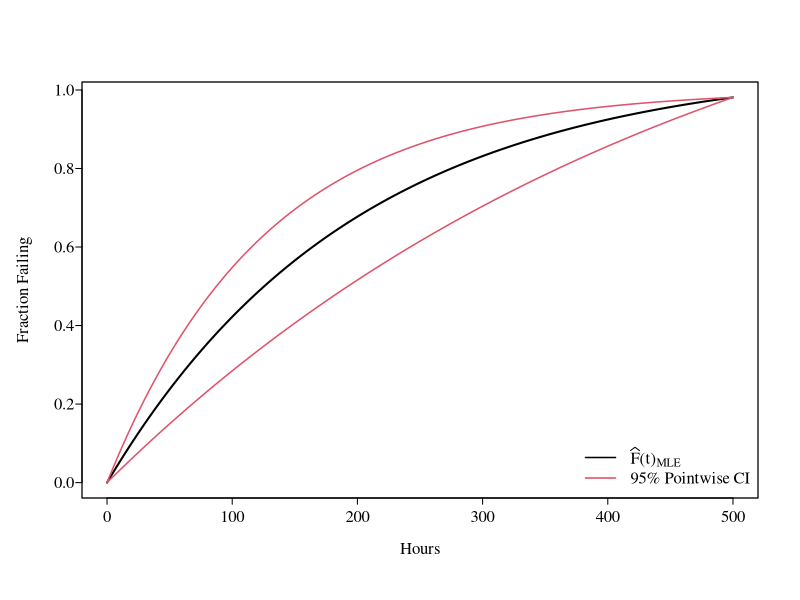
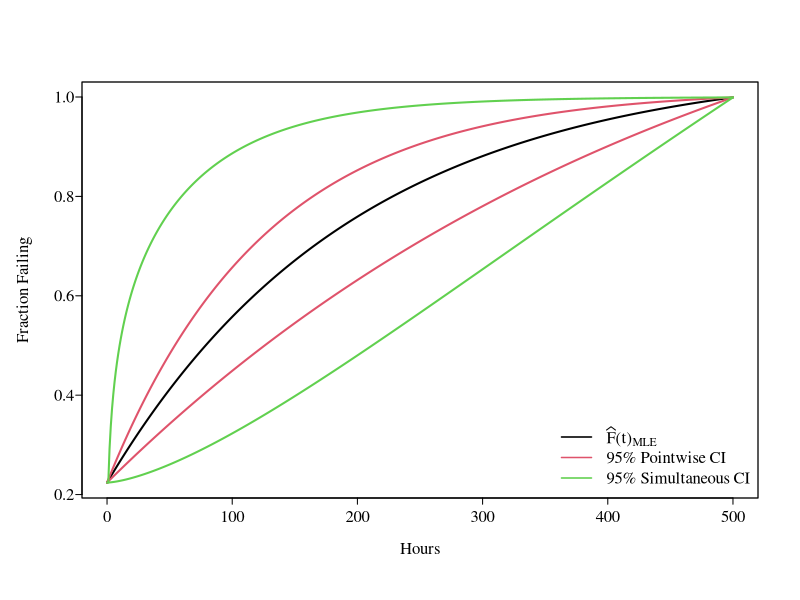

Write the R code that produced these figures, in order.
## ---- chunk 1
hours<-seq(0,500,1)
par(family="serif")
plot(hours,1-exp(-(hours/198.60)),axes=FALSE,xlab="",ylab="",type="l",lwd=2)
par(new=TRUE)
plot(hours,1-exp(-(hours/482.58)),axes=FALSE,xlab="",ylab="",type="l",lwd=1.5,col=2)
par(new=TRUE)
plot(hours,1-exp(-(hours/125.99)),axes=FALSE,xlab="",ylab="",type="l",lwd=1.5,col=2)
box(lwd=1.25)
axis(side = 1, tck = -.015, labels = NA)
axis(side = 2, tck = -.015, labels = NA)
axis(side = 1, lwd = 0, line = -.6)
axis(side = 2, lwd = 0, line = -.6, las = 1)
mtext(side = 1, "Hours", line = 2.0)
mtext(side = 2, "Fraction Failing", line = 2.5)
legend("bottomright", c(expression(widehat("F")*"(t)"[MLE]),expression("95% Pointwise CI")),
       lwd=c(rep(1.5,1.25)),col=c(1,2),cex=1,bty="n",xjust=0.5)
## ---- chunk 2
hours<-seq(0,500,1)
FM<-1-exp(-(hours/198.6))
FU<-1-exp(-(hours/125.99))
FL<-1-exp(-(hours/482.58))
par(family="serif")
plot(hours,FM,axes=FALSE,xlab="",ylab="",type="l",lwd=2)
par(new=TRUE)
plot(hours,FL,axes=FALSE,xlab="",ylab="",type="l",lwd=2,col=2)
par(new=TRUE)
plot(hours,FU,axes=FALSE,xlab="",ylab="",type="l",lwd=2,col=2)
par(new=TRUE)
plot(hours, FL/(FL+(1-FL)*(3.21*(FL*(1-FL))^(-.5))),axes=FALSE,xlab="",ylab="",type="l",lwd=2,col=3)
par(new=TRUE)
plot(hours, FU/(FU+(1-FU)/(3.21*(FU*(1-FU))^(-.5))),axes=FALSE,xlab="",ylab="",type="l",lwd=2,col=3)
box(lwd=1.25)
axis(side = 1, tck = -.015, labels = NA)
axis(side = 2, tck = -.015, labels = NA)
axis(side = 1, lwd = 0, line = -.6)
axis(side = 2, lwd = 0, line = -.6, las = 1)
mtext(side = 1, "Hours", line = 2.0)
mtext(side = 2, "Fraction Failing", line = 2.5)
legend("bottomright", c(expression(widehat("F")*"(t)"[MLE]),expression("95% Pointwise CI"),expression("95% Simultaneous CI")),
       lwd=c(rep(1.5,1.25,1.25)),col=c(1,2,3),cex=1,bty="n",xjust=0.5)
